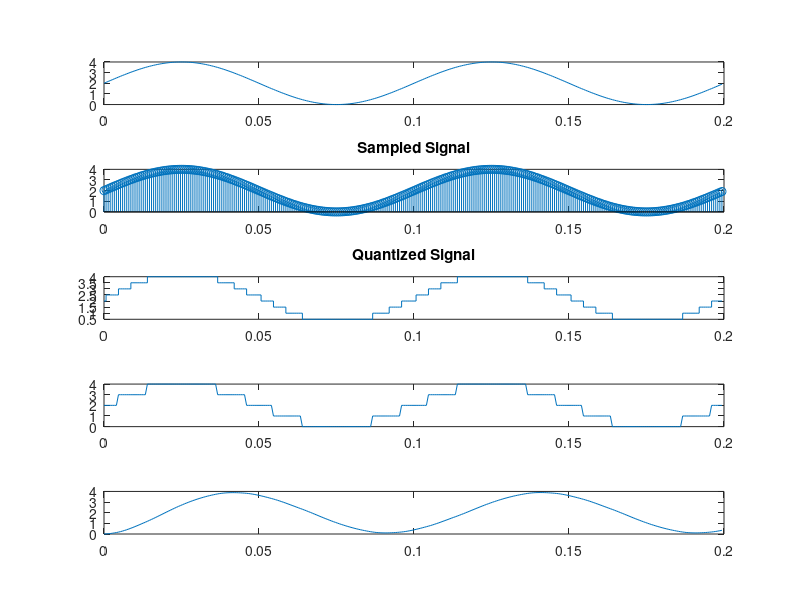

Reproduce this figure in MATLAB.
% Suvigya Saxena 19BEC0560

f = 10;
fs = 1500;
t1 = 0:1/fs:(2/f-1/fs);

x = 2+2*sin(2*pi*f*t1);

subplot(511);
plot(t1,x);

subplot(512);
stem(t1,x);
title('Sampled Signal');

partition = [0:0.5:4.5];
codebook = [0:0.5:5];
[i, q] = quantiz(x, partition, codebook);
subplot(513);
stairs(t1, q);
title('Quantized Signal');

y = dec2bin(q);
disp(y);
z = bin2dec(y);

[b,a] = butter(2, 0.02, 'low');
k = filter(b,a,z);

subplot(514);
plot(t1,z);
subplot(515);
plot(t1,k);